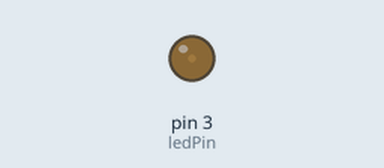
This sketch was run on a simulated Arduino Uno, built with avr-gcc and run on an emulated ATmega328P. Shown: output pins drawn as LEDs (lit = HIGH).

Above: at 0.05 s.
At 0.3 s:
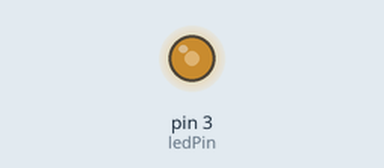
At 0.45 s:
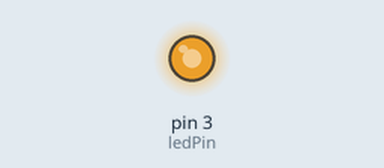
At 0.9 s:
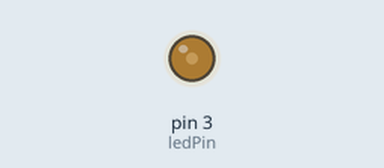
Timing chart, 0 to 3.0 s (numbered marks = the images above):
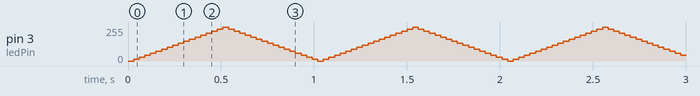

The sketch:

sketch_apr07a.ino
```cpp
int ledPin = 3;    // chan ket noi voi LED ten board Iotmaker Uno X
int brightness =0; // Bien thiet lap cuong do sang cho LED ten board
int fadeAmount = 15; ;// Bien thiet lap mot buoc don gian thay doi cuong do sang


void setup() {

pinMode(ledPin,OUTPUT);

}

void loop() {
  analogWrite(ledPin,brightness);
  brightness= brightness + fadeAmount;

  if( brightness <=0 || brightness >= 255) {
    fadeAmount = -fadeAmount;
  }
delay(30);

}
```
